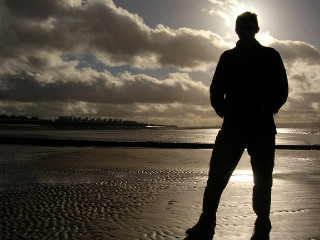
#> input picture TP14/plage.jpeg, 320 x 240 px
$ jupyter execute --allow-errors TP14.ipynb
#> lines starting #> are read from the running program, lines starting #| are printed output that depends on the picture
# TP14 : Détection de contour
Le but de ce TP est de détecter un contour dans une image en utilisant l'algorithme de Dijkstra. L'idée est que l'utilisateur doit désigner deux pixels dans une image et l'algorithme doit trouver un contour qui permet de relier ces deux points.

Pour plus de simplicité, on se limite à des images en niveaux de gris, ainsi chaque pixel de l'image est identifié avec un entier entre 0 et 255 qui représente son niveau de gris.

Pour rappel, l'algorithme de Dijkstra permet, dans un graphes à poids positisf ou nuls, de calculer les chemins de poids minimal d'un sommet donné vers tous les autres sommets du graphe.

Je remets les fonctions permettant de lire une image dans un fichier et d'afficher l'image dans le notebook:

[cell 1]
from PIL import Image

def img2array(fic):
    """fic est le nom d'un fichier contenant une image
    la fonction renvoie une liste de listes d'entiers représentants des niveaux de gris"""
#> called with fic = 'plage.jpeg'
    im = Image.open(fic).convert('L')  ## chargement et passage en niveaux de gris
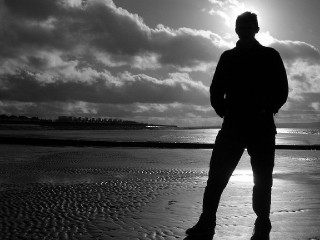
#> im: PIL image 320x240 L; min 0, max 255, mean 80.5
    tab = [ [0 for _ in range(im.height)] for _ in range(im.width)]
    i = 0
    j = -1
    for c in im.getdata():
        if i % im.width == 0: ## debut d'une nouvelle ligne dans l'image
            i = 0
            j += 1
        tab[i][j] = c
        i += 1
#> this loop made 76800 passes
#> (c, i) on passes 1 to 12: (62, 1), (61, 2), (60, 3), (57, 4), (51, 5), (43, 6), (39, 7), (40, 8), (40, 9), (39, 10), (38, 11), (38, 12)
#> i on passes 321, 641, 961, 1281, 1601, 1921: 0, 0, 0, 0, 0, 0
#> after the loop, i = 320; j = 239; tab = 320 items
    im.close()
    return tab

[cell 2]
from PIL import Image
from IPython.display import display

def affiche_image(img):
    """img : image sous forme d'une liste de listes de niveaux de gris
    affichage de l'image"""
    im = Image.new(size=(len(img), len(img[0])), mode='L')
    for i in range(len(img)):
        for j in range(len(img[i])):
            im.putpixel((i, j), img[i][j])
    display(im)

### Un graphe à partir d'une image
Une image est un tableau bidimensionnel de pixels. Ainsi à toute image on peut associer un graphe non orienté dont les sommets sont les pixels de l'image et tel que deux sommets sont adjacents si et seulement si les pixels correspondants sont voisins dans l'image. En dehors des sommets représentant des pixels sur le bord de l'image, chaque sommet possède donc 8 voisins.

Une _ligne_ sur une image est une suite de pixels voisins. Cette notion correspond donc à celle de chemin dans le graphe associé à l'image.

Intuitivement, un contour dans une image représente une suite de pixels qui sont entourés à peu près des mêmes couleurs (ou des mêmes intensités lumineuses dans le cas d'une image en noir et blanc).

## Mise en place des poids des arêtes
Pour que le chemin de poids minimal entre deux sommets représente un contour, il faut bien choisir les poids sur les arêtes du graphe. Nous allons prendre les poids suggérés par l'article _[Intelligent scissors for image composition](https://dl.acm.org/doi/10.1145/218380.218442)_ de Eric N. Mortensen et William A. Barrett.

Pour calculer ces poids, il faut utiliser l'opération de convolution sur des matrices.

Si on identifie une image avec une matrice d'entiers
$$M=(m_{i,j})_{\genfrac{}{}{0pt}{}{0\leq i< H}{0\leq j< L}}\:,$$
on peut lui appliquer un filtre
$$F = (f_{i, j})_{\genfrac{}{}{0pt}{}{-I\leq i\leq I}{-I\leq j\leq I}}$$
par _produit de convolution_ : $M\star F$ est une matrice
$H\times L$ dont les coefficients sont donnés par:
$$(M\star F)_{k,\ell} = \sum_{i=-I}^{I}\sum_{j=-I}^{I} m_{k+i, \ell+j}\times
f_{i, j}\:.$$
(Bien sûr on se limite aux coefficients qui ont un sens dans la somme ci-dessus. En général $I$ est nettement plus petit que $H$ et $L$, cette limitation ne concerne donc qu'un mince bord de l'image.)

### Exercice 1: produit de convolution
Écrire une fonction `convolution` qui prend en argument une matrice et un filtre et renvoie le produit de convolution des deux. (À noter que dans la vraie vie, on utilise une transformée de Fourier rapide pour cette opération, ce qui permet de gagner deux ordres de grandeur en complexité; ici nous ferons le calcul naïvement et cela explique la lenteur sur de vraies images.)

[cell 3]
F = [[0, 0, 0], [0, 1, 0], [0, 0, 0]]
M = [[1, 2, 3, 4], [5, 6, 7, 8], [9, 10, 11, 12]]
#> (the rest of this cell did not finish here and is left out)

### Laplacien
Le _laplacien_ est un opérateur qui mesure la différence entre l'intensité lumineuse d'un pixel et la valeur moyenne des intensités lumineuses des pixels autour.
Il peut être approché en convoluant l'image avec le filtre

[cell 4]
Laplacien = [
    [-1, -1, -1, -1, -1],
    [-1, -1, -1, -1, -1],
    [-1, -1, 24, -1, -1],
    [-1, -1, -1, -1, -1],
    [-1, -1, -1, -1, -1]
]

On note $\Delta M$ la matrice ainsi obtenue : $\Delta M = M\star L$.

### Gradient
Le _gradient_ est une généralisation vectorielle de la dérivée. La dérivée d'une fonction définie sur ${\mathbb R}$ (c'est-à-dire une ligne) nous donne des renseignements sur les variations de cette fonction, le gradient nous donne des renseignements sur les variations d'une fonction définie sur un plan. On peut considérer qu'une image en niveaux de gris est une fonction qui à chaque point associe comme valeur l'intensité lumineuse de ce point.

Le gradient est dirigé perpendiculairement aux lignes de niveaux, vers les valeurs croissantes.

La composante horizontale (suivant l'axe des abscisses) du gradient peut être approchée par une convolution avec le filtre

[cell 5]
Gx = [
    [1, 0, -1],
    [2, 0, -2],
    [1, 0, -1]
]

La composante verticale (suivant l'axe des ordonnées) du gradient peut être approchée par une convolution avec le filtre transposé.

[cell 6]
Gy = [
    [1, 2, 1],
    [0, 0, 0],
    [-1, -2, -1]
]

On note $$\vec\nabla M = (M\star G_x, M\star G_y)$$ le gradient de $M$. En un point $P=(i,j)$, le gradient $\vec\nabla M_{P}$ est le vecteur de coordonnées $((M\star G_x)_{i,j}, (M\star G_y)_{i,j})$.

La norme de $\vec\nabla M_{P}$ est notée $\nabla M_{P}$.

Pour accélerer les calculs, au lieu de transmettre une matrice de fonction en fonction, on va transmettre les valeurs liées au laplacien et au gradient de l'image.

Dans toutes les fonctions qui suivent, les paramètres qui apparaissent sont les suivants, si `M` est la matrice associée à une image:
* `laplM`: laplacien de `M`
* `gradMx` : composante horizontale du gradient de `M`
* `gradMy` : composante vertitale du gradient de `M`
* `gradMax` : maximum des normes des gradients de `M`
* `P`, `Q` : points (sous le forme de couples d'entiers)

### Exercice 2 : gradient
1. Écrire une fonction `gradient` qui prend en argument une matrice $M$ et renvoie le couple $(M\star G_x, M\star G_y)$.

[cell 7]
M = [[1, 2, 3, 4], [5, 6, 7, 8], [9, 10, 11, 12]]
#> (the rest of this cell did not finish here and is left out)

2. Écrire une fonction `norme` qui prend en argument un couple d'entiers représentant un vecteur et renvoie sa norme.

[cell 8]
import math
epsilon = .000001
#> (the rest of this cell did not finish here and is left out)

Le poids d'une arête de $P$ vers $Q$ est donné par la somme de trois termes pour lesquels nous allons écrire des fonctions petit à petit:
$$0.43f_Z(Q) + 0.43f_G(Q) + 0.14f_D(P, Q)\:,$$

où:
* $f_Z$ est définie par
$$f_Z(Q)=\begin{cases}
0 & \text{si }\Delta M_{Q}\text{ est proche de }0,\\
1 & \text{sinon.}
\end{cases}$$

#### calcul de $f_Z$
Voici une fonction `fZ` qui prend en argument le laplacien d'une matrice et un point (sous la forme d'un couple de coordonnées), et renvoie la valeur de $f_Z$ pour ce point.

[cell 9]
def fZ(laplM, Q):
    return 0 if laplM[Q[0]][Q[1]] < 0.00001 else 1

* $f_G$ est définie par
$$f_G(Q) = 1-\frac{\nabla M_{Q}}{\nabla_{\max}}\:,$$
 où
  $\nabla_{\max}$ désigne le maximum de la norme du gradient sur
  tous les points de l'image.

### Exercice 4 : calcul de $f_G$
1. Écrire une fonction `grad_max` qui prend en argument la composante horizontale et la composante verticale du gradient d'une matrice, et renvoie le maximum de la norme du gradient sur tous les points de l'image correspondante.

[cell 10]
import math
epsilon = 0.000001
M = [[1, 2, 3, 4], [5, 6, 7, 8], [9, 10, 11, 12]]
#> (the rest of this cell did not finish here and is left out)

2. Écrire une fonction `fG(gradMx, gradMy, gradMax, Q)` qui renvoie la valeur de $f_G$ pour le point `Q`.

[cell 11]
import math
epsilon = 0.000001
M = [[1, 2, 3, 4], [5, 6, 7, 8], [9, 10, 11, 12]]
#> (the rest of this cell did not finish here and is left out)

* et $f_D$ est définie par
$$f_D(P, Q) = \frac{2}{3\pi}\bigl(\arccos{d_{P}(P, Q)} +
  \arccos{d_{Q} (P, Q)}\bigr)\:,$$ où
$$d_{X}(P,Q) = D(X)\cdot L(P, Q)$$
est un produit scalaire entre le vecteur unitaire perpendiculaire au gradient (et donc colinéaire aux lignes de niveaux)
$$D(P) = \bigl(\frac{(\vec\nabla M_{P})_y}{\nabla M_{P}},
-\frac{(\vec\nabla M_{P})_x}{\nabla M_{P}}\bigr)$$ et  le
vecteur $\overrightarrow{PQ}$ ou $\overrightarrow{QP}$:
$$L(P,Q) = \begin{cases}
\overrightarrow{PQ} & \text{si }D(P)\cdot \overrightarrow{PQ}\geq 0.\\
\overrightarrow{QP} & \text{sinon.}
\end{cases}$$
Cette composante sert à évaluer l'écart entre la ligne de niveau
passant par $P$ et le vecteur $\overrightarrow{PQ}$: le
produit scalaire de la formule fait apparaître le cosinus de l'angle entre la ligne de niveau colinéaire à
$D(X)$ et le vecteur $\overrightarrow{PQ}$.

### Exercice 5 : calcul de $f_D$
Écrire une fonction `produit_scalaire` qui prend en argument deux listes de longueur 2 représentant des vecteurs et renvoie le produit scalaire de ces deux vecteurs.

#> (a cell that did not finish here is left out)

Voici une fonction `dX(gradMx, gradMy, P, Q, X)` qui renvoie la valeur de $d_X(P, Q)$ et la fonction `fD(gradMx, gradMy, P, Q)` qui renvoie la valeur de $f_D(P, Q)$.

[cell 13]
import math

def dX(gradMx, gradMy, P, Q, X):
    epsilon = 0.000000001
    gradX = (gradMx[X[0]][X[1]], gradMy[X[0]][X[1]])
    norme_gradX = norme(gradX)
    if norme_gradX < epsilon:
        return 0
    DX = (gradX[1]/norme_gradX, -gradX[0]/norme_gradX)
    gradP = (gradMx[P[0]][P[1]], gradMy[P[0]][P[1]])
    DP = (gradP[1], -gradP[0])
    normePQ = norme((Q[0]-P[0], Q[1]-P[1]))
    LPQ = ((Q[0]-P[0])/normePQ, (Q[1]-P[1])/normePQ) if produit_scalaire(DP, [Q[0]-P[0], Q[1]-P[1]])>=0\
        else ((P[0]-Q[0])/normePQ, (P[1]-Q[1])/normePQ)
    return produit_scalaire(DX, LPQ)

def fD(gradMx, gradMy, P, Q):
    return 2/(3*math.pi)*(math.acos(dX(gradMx, gradMy, P, Q, P)) + math.pi - math.acos(dX(gradMx, gradMy, P, Q, Q)))

### Exercice 6 : poids d'une arête
Écrire une fonction `poids(laplM, gradMx, gradMy, gradMax, P, Q)` qui renvoie le poids de l'arête entre `P` et `Q`.

[cell 14]
import math
epsilon = 0.0000001
M = [[1, 2, 3, 4], [5, 6, 7, 8], [9, 10, 11, 12]]
#> (the rest of this cell did not finish here and is left out)

## Interlude : file de priorité
Pour implémenter l'algorithme de Dijkstra, nous allons utiliser des files de priorité. Le module `heapq` fournit tout ce qu'il faut pour cela:

[cell 15]
import heapq
#help(heapq)

Pour mettre un point $P$ avec une poids $p$, on peut utiliser un couple $(p, P)$ car les couples sont ordonnés en fonction de leurs premières composantes.

## Mise en place de l'algorithme de Dijkstra

### Exercice : liste de voisins
Écrire une fonction `voisins` qui prend en argument une matrice représentant une image (pour ses dimensions) et un point (sous la forme d'un couple d'entiers) et renvoie la liste des voisins du points dans l'image.

[cell 16]
M = [[1, 2, 3, 4], [5, 6, 7, 8], [9, 10, 11, 12]]
#> (the rest of this cell did not finish here and is left out)

### Exercice : algorithme de Dijkstra
Pour accélerer les calculs, au lieu de transmettre l'image, on va là encore transmettre les valeurs liées au laplacien et au gradient de l'image.

Dans toutes les fonctions qui suivent, les paramètres qui apparaissent sont les suivants, si `M` est la matrice associée à une image:
* `laplM`: laplacien de `M`
* `gradMx` : composante horizontale du gradient de `M`
* `gradMy` : composante vertitale du gradient de `M`
* `gradMax` : maximum des gradients de `M`
* `P`, `Q` : points (sous le forme de couples d'entiers)
* `dist` : tableau des distances calculées
* `pred` : tableau des prédécesseurs calculés
* `file` : file d'attente

1. Écrire une fonction initialisation qui prend en argument une matrice représentant une image et renvoie un couple de deux tableaux bidimensionnels de mêmes dimensions que l'image, le premier contenant des `math.inf` dans toutes ses cases (ce sont les distances initiales), et le deuxième des `None` dans toutes ses cases (ce sont les prédécesseurs initiaux).

[cell 17]
import random
c1, c2 = random.randint(10, 20), random.randint(10, 20)
#> (the rest of this cell did not finish here and is left out)

2. Écrire une fonction `relache_si_tendu(laplM, gradMx, gradMy, gradMax, P, Q, dist, pred, file)` qui teste si l'arc $\overrightarrow{PQ}$ est tendu. Si c'est le cas, elle le relâche, met à jour `dist` et `pred` et insère dans la file de priorité $Q$ avec la nouvelle distance qui lui est associée (on peut ignorer les éventuelles autres instances de `Q` dans la file car les valeurs qui leur sont associées sont supérieures).

3. Écrire l'algorithme de Dijstra. Pour accélérer: on donne un point initial et un point final. Quand le point final est extrait de la file de priorité, on s'arrête.

4. Écrire une fonction `contour(M, P, Q, couleur)` qui ajoute le contour calculé entre les points `P` et `Q`, dans la couleur spécifiée (entier entre 0 pour noir et 255 pour blanc).

On peut maintenant regarder le résultat du calcul du contour sur l'image suivante:

[cell 18]
img = img2array("plage.jpeg")
#> img = 320 items

affiche_image(img)
#> in affiche_image, `im = Image.new(size=(len(img), len(img[0])), mode='L')`: im: PIL image 320x240 L; every value is 0
